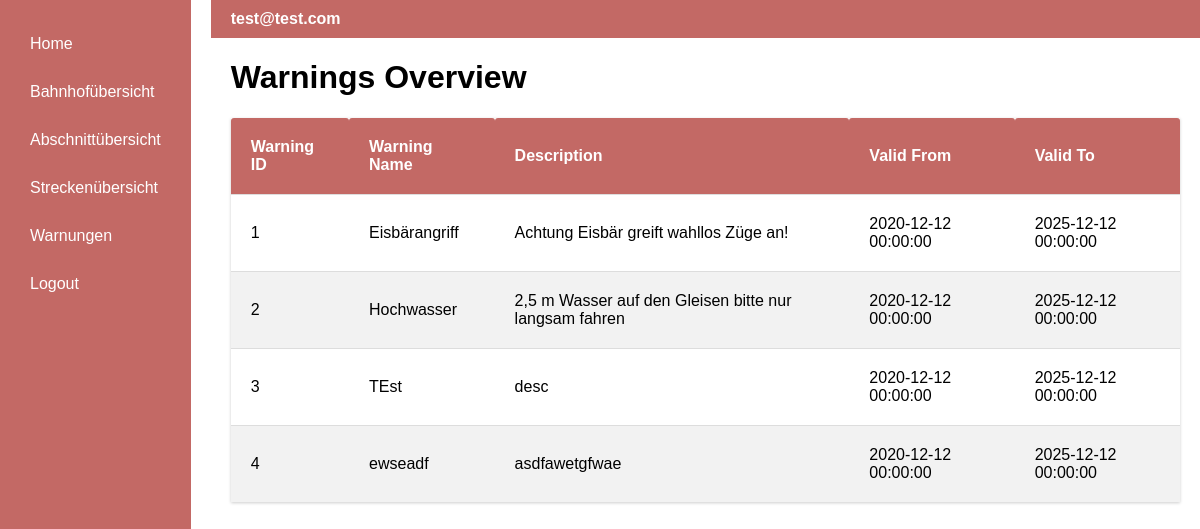
The app's page /warnings (signed in) with its own data.
### app/models.py (models this page shows, shortened)
class User(UserMixin, db.Model):
    id: so.Mapped[int] = so.mapped_column(primary_key=True)
    username: so.Mapped[str] = so.mapped_column(sa.String(64), index=True,
                                                unique=True)
    email: so.Mapped[str] = so.mapped_column(sa.String(120), index=True,
                                             unique=True)
    password_hash: so.Mapped[Optional[str]] = so.mapped_column(sa.String(256))
    isAdmin = db.Column(db.Boolean, default=False)
    address_id = db.Column(db.Integer, db.ForeignKey('address.id', name='fk_user_address_id'))
    address = db.relationship('Address', backref='user', uselist=False)

class Warning(db.Model):
    id = db.Column(db.Integer, primary_key=True, autoincrement=True)
    name = db.Column(db.String(140))
    description = db.Column(db.String(1500))
    validFrom = db.Column(db.DateTime)
    validTo = db.Column(db.DateTime)
    segment = db.Column(db.Integer, db.ForeignKey('segment.id', name='fk_warning_segment_id'))

### app/routes.py (the view)
@app.route('/warnings', methods=['GET'])
@login_required
def warnings():
    warnings = Warning.query.all()
    return render_template('warnings.html', title='Warnings Overview', warnings=warnings)

### app/models.py (called while the page is built)
@login.user_loader
def load_user(id):
    return db.session.get(User, int(id))

### app/templates/warnings.html (shortened to what this page needs)
{% extends "base.html" %}
{% block content %}
    <h1>Warnings Overview</h1>
    <table class="table-station">
        <thead>
            <tr>
                <th>Warning ID</th>
                <th>Warning Name</th>
                <th>Description</th>
                <th>Valid From</th>
                <th>Valid To</th>
            </tr>
        </thead>
        <tbody>
            {% for warning in warnings %}
                <tr>
                    <td>{{ warning.id }}</td>
                    <td>{{ warning.name }}</td>
                    <td>{{ warning.description }}</td>
                    <td>{{ warning.validFrom}}</td>
                    <td>{{ warning.validTo}}</td>
                </tr>
            {% endfor %}
        </tbody>
    </table>
{% endblock %}

### app/templates/base.html (shortened to what this page needs)
<!DOCTYPE html>
<html lang="en">
<head>
</head>
<body>
<div class="container">
    <div class="sidebar">
        <a href="{{ url_for('index') }}">Home</a>
        {% if current_user.is_anonymous %}
            <a href="{{ url_for('login') }}">Login</a>
        {% else %}
            <a href="{{ url_for('trainstation') }}">Bahnhofübersicht</a>
            <a href="{{ url_for('segments') }}">Abschnittübersicht</a>
            <a href="{{ url_for('routes_overview') }}">Streckenübersicht</a>
            <a href="{{ url_for('warnings') }}">Warnungen</a>
            <a href="{{ url_for('logout') }}">Logout</a>
        {% endif %}
    </div>
    <div class="content">
        <div class="topbar">
            <span class="email">{{ current_user.email if not current_user.is_anonymous else 'Guest' }}</span>
        </div>
        {% block content %}{% endblock %}
    </div>
</div>
</body>
</html>

### app/templates/base.html (style rules this page uses)
body, html { margin: 0; padding: 0; font-family: Arial, sans-serif; width: 100%; height: 100%; overflow-x: hidden; overflow-y: auto; }
.container { display: flex; height: 100vh; width: 100%; }
.sidebar { background-color: rgb(195, 105, 101); color: white; width: 200px; padding: 20px; display: flex; flex-direction: column; box-sizing: border-box; }
.sidebar a { text-decoration: none; color: white; padding: 10px; margin: 5px 0; display: block; }
.content { flex-grow: 1; padding: 0 20px 20px 40px; overflow: auto }
.topbar { background-color: rgb(195, 105, 101); color: white; padding: 10px 20px; display: flex; align-items: center; justify-content: space-between; width: calc(100% + 40px); margin: 0 -20px 0 -20px; box-sizing: border-box; }
.email { font-weight: bold; padding-right: 20px; }
.table-station { overflow-y: hidden; width: 100%; border-collapse: separate; border-spacing: 0; margin: 20px 0; box-shadow: 0 1px 3px rgba(0, 0, 0, 0.2); }
.table-station th, .table-station td { padding: 20px; text-align: left; border-bottom: 1px solid #ddd; }
.table-station th { background-color: rgb(195, 105, 101); color: white; border-radius: 3px 3px 0 0; }
.table-station tr:last-child td { border-bottom: none; }
.table-station tr:nth-child(even) { background-color: #f2f2f2; }

### records on screen
User: email "test@test.com"
Warning: id "1", name "Eisbärangriff", description "Achtung Eisbär greift wahllos Züge an!", validFrom "2020-12-12 00:00:00", validTo "2025-12-12 00:00:00"
Warning: id "2", name "Hochwasser", description "2,5 m Wasser auf den Gleisen bitte nur langsam fahren", validFrom "2020-12-12 00:00:00", validTo "2025-12-12 00:00:00"
Warning: id "3", name "TEst", description "desc", validFrom "2020-12-12 00:00:00", validTo "2025-12-12 00:00:00"
Warning: id "4", name "ewseadf", description "asdfawetgfwae", validFrom "2020-12-12 00:00:00", validTo "2025-12-12 00:00:00"
